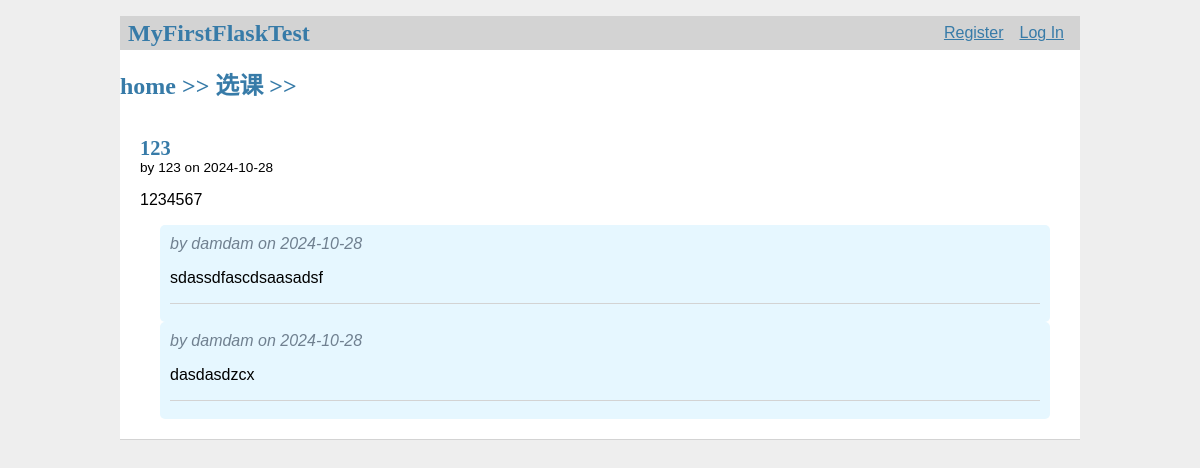
The app's page /f/2 with its own data.
### tables this page shows
CREATE TABLE forums (
    forum_id INTEGER PRIMARY KEY  AUTOINCREMENT,
    forum_name VARCHAR(100) NOT NULL,
    description TEXT,
    created_at TIMESTAMP NOT NULL DEFAULT CURRENT_TIMESTAMP
);

CREATE TABLE post (
    id INTEGER PRIMARY KEY AUTOINCREMENT,
    author_id INTEGER NOT NULL,
    forum_id INTEGER NOT NULL,
    created TIMESTAMP NOT NULL DEFAULT CURRENT_TIMESTAMP,
    updated TIMESTAMP NOT NULL DEFAULT CURRENT_TIMESTAMP,
    title TEXT NOT NULL,
    body TEXT NOT NULL,
    liked INTEGER DEFAULT 0,
    commented INTEGER DEFAULT 0,
    FOREIGN KEY (author_id) REFERENCES user (id),
    FOREIGN KEY (forum_id) REFERENCES forums(forum_id)
);

CREATE TABLE user (
    id INTEGER PRIMARY KEY AUTOINCREMENT,
    username VARCHAR(50) UNIQUE NOT NULL,
    password VARCHAR(50) NOT NULL,
    nickname VARCHAR(50)
);

CREATE TABLE comment (
    comment_id INTEGER PRIMARY KEY AUTOINCREMENT,
    post_id INTEGER NOT NULL,
    user_id INTEGER NOT NULL,
    parent_post_id INT,
    body TEXT NOT NULL,
    created TIMESTAMP NOT NULL DEFAULT CURRENT_TIMESTAMP,
    FOREIGN KEY (post_id) REFERENCES  post(id),
    FOREIGN KEY (user_id) REFERENCES user (id)
);

### flaskr/blog.py (the view)
@bp.route('/f/<int:forum_id>', methods=('GET', 'POST'))
def forum(forum_id):
    db = get_db()
    posts = db.execute(
        ' SELECT p.id, title, body,created, author_id, username, forum_name'
        ' FROM post p '
        ' JOIN user u ON p.author_id = u.id '
        ' JOIN forums f ON p.forum_id = f.forum_id'
        ' WHERE f.forum_id = ?'
        ' ORDER BY created DESC, p.id DESC',
        (forum_id,)
    ).fetchall()
    forum_name_row = db.execute(
        'SELECT forum_name FROM forums WHERE forum_id = ?',
        (forum_id,)
    ).fetchone()
    comments = db.execute(
        ' SELECT * '
        ' FROM comment c '
        ' JOIN user u ON c.user_id = u.id '
        ' JOIN post p ON c.post_id = p.id '
        ' WHERE p.forum_id = ?'
        ' ORDER BY created ASC, c.comment_id ASC',
        (forum_id,)
    )
    forum_name = forum_name_row['forum_name'] if forum_name_row else "forum not found"
    return render_template('blog/forum.html', posts=posts, forum_name=forum_name, comments=comments)

### flaskr/auth.py (called while the page is built)
@bp.before_app_request
def load_logged_in_user():
    user_id = session.get('user_id')
    if user_id is None:
        g.user = None
    else:
        g.user = get_db().execute(
            'SELECT * FROM user WHERE id = ?',(user_id,)
        ).fetchone()

### flaskr/db.py (called while the page is built)
def get_db():
    if 'db' not in g:
        g.db = sqlite3.connect(
            current_app.config['DATABASE'],
            detect_types=sqlite3.PARSE_DECLTYPES
        )
        g.db.row_factory = sqlite3.Row # 用于操作数据的列名称
    return g.db

### flaskr/templates/blog/forum.html (shortened to what this page needs)
{% extends 'base.html' %}
{% block header %}
    <h1> home >> {{ forum_name }} >></h1>
{% endblock %}
{% block content %}
    {% for post in posts %}
        <article class="post">
            <header>
                <div>
                    <h1>{{ post['title'] }}</h1>
                    <div class="ablout">by {{ post['username'] }} on {{ post['created'].strftime('%Y-%m-%d') }}</div>
                </div>
            </header>
            <p class="body">{{ post['body'] }}</p>
            {% for comment in comments %}
                {% if comment['post_id']==post['id'] %}
                    <div class='comment'>
                        {% if comment['parent_post_id'] %}
                            <div class="about">referring comment#00{{ comment['parent_post_id'] }} by {{ comment["username"] }} on {{ comment['created'].strftime('%Y-%m-%d') }}</div>
                        {% else %}
                            <div class="about"> by {{ comment["username"] }} on {{ comment['created'].strftime('%Y-%m-%d') }}</div>
                        {% endif %}
                        <p>{{ comment['body'] }}</p>
                    <hr>
                    </div>
                {% endif %}
            {% endfor %}
        </article>
    {% endfor %}
{% endblock %}

### flaskr/static/style.css (style rules this page uses)
h1 { font-family: serif; color: #377ba8; margin: 1rem 0; }
hr { border: none; border-top: 1px solid lightgray; }
.post > header { display: flex; align-items: flex-end; font-size: 0.85em; }
.post > header > div:first-of-type { flex: auto; }
.post > header h1 { font-size: 1.5em; margin-bottom: 0; }
.post .about { color: slategray; font-style: italic; }
.post .body { white-space: pre-line; }
.post { margin: 20px;background-color: #ffffff; }
.comment { margin-left: 20px; margin-right: 10px; background-color: #e6f7ff; padding: 10px; border-radius: 5px; }

### records on screen
forums: forum_name "选课"
post: title "123", username "123", created "2024-10-28", body "1234567"
comment: username "damdam", created "2024-10-28", body "sdassdfascdsaasadsf"
comment: username "damdam", created "2024-10-28", body "dasdasdzcx"
